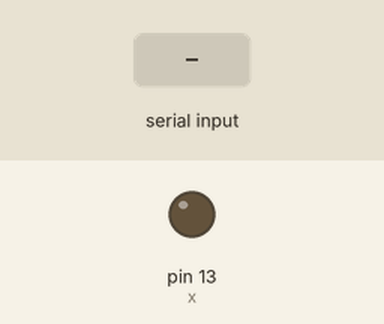
Simulated run of this sketch. Board: Arduino Uno, built with avr-gcc and run on an emulated ATmega328P. Parts: output pins drawn as LEDs (lit = HIGH). The test bench sets the inputs (shaded band).

Above: at 1.2 s.
1.3 s: "a" received over Serial
At 1.7 s:
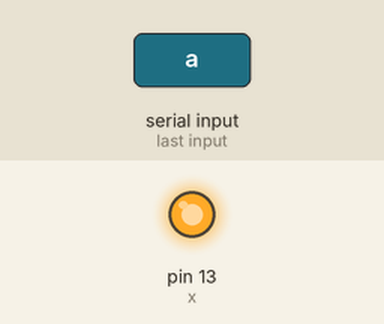
2.8 s: "b" received over Serial
At 4.0 s:
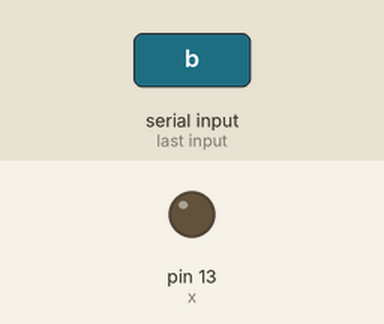
Timing chart, 0 to 5.8 s (numbered marks = the images above; inputs shaded):
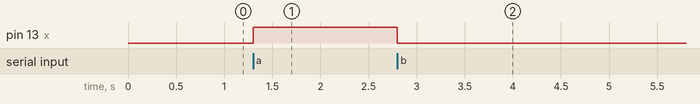

The sketch:

3.Blinking_by_sending__data.ino
```cpp
  int  x=13;
  void setup() {
  // put your setup code here, to run once:
Serial.begin(9600);
pinMode(x,OUTPUT);
}

void loop() {
  // put your main code here, to run repeatedly:
while(Serial.available())
{
  char z=Serial.read();
  if(z=='a')
  {
    digitalWrite(x,HIGH);
  }
  else if(z=='b')
  {
    digitalWrite(x,LOW);
  }
}
}
```

Measured:
- after the input at 1.3 s, pin 13 (x): LOW → HIGH at once
- after the input at 2.8 s, pin 13 (x): HIGH → LOW at once
